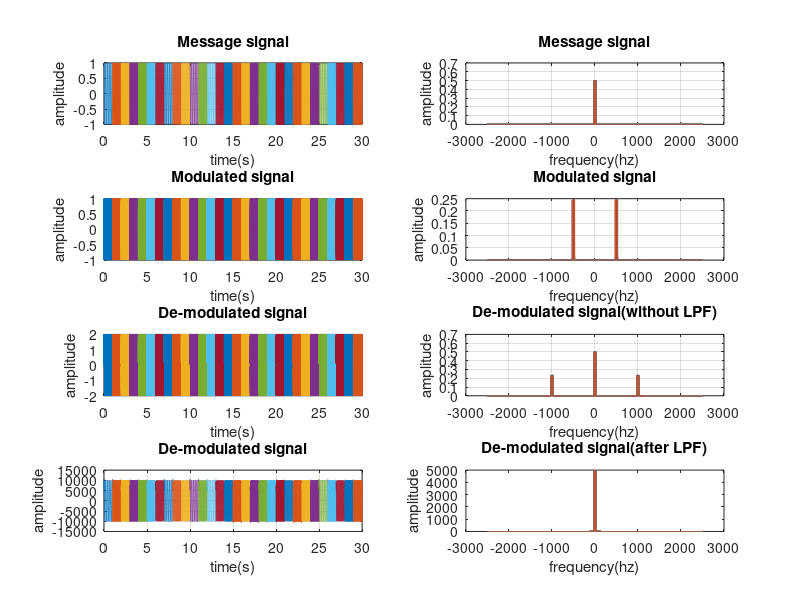

This figure's MATLAB source:

f = 5
fs = 1000*f
fc = 500
duration = 30
t_lpf = -5:1/fs:5
lpf = 100*sinc(100*t_lpf)

for i = 0:duration-1
   
    t = i:1/fs:i+1
   
    U = randi(5)
   
    m_t = cos(2*pi*U*f*t)
     
    n = length(m_t)
   
    fr = linspace(-fs/2,fs/2, n)
   
    m_f = fftshift(abs(fft(m_t)/n))
   
    c_s = cos(2*pi*fc*t)
   
    mod_m_t = m_t.*c_s
   
    mod_m_f = fftshift(abs(fft(mod_m_t)/n))
   
    demod_m_t = mod_m_t.*(2*c_s)
   
    demod_m_f = fftshift(abs(fft(demod_m_t)/n))
   
    demod = 2*(conv(demod_m_t,lpf,'same'))
   
    demod_f = fftshift(abs(fft(demod)/n))
   
    y_t = hilbert(mod_m_t).*exp(-2*j*pi*fc*t)
   
    y_f = fftshift(abs(fft(y_t)/n))
   
   
   
    figure(1)
   
    subplot(4,2,1)
    plot(t,m_t)
    xlabel ('time(s)')
    ylabel ('amplitude')
    title ('Message signal')
    grid on
    hold all
    subplot(4,2,2)
    plot(fr,m_f)
    hold all
    xlabel ('frequency(hz)')
    ylabel ('amplitude')
    title ('Message signal')
    grid on
    subplot(4,2,3)
    plot(t,mod_m_t)
    xlabel ('time(s)')
    ylabel ('amplitude')
    title ('Modulated signal')
    grid on
    hold all
    subplot(4,2,4)
    plot(fr,mod_m_f)
    hold all
    xlabel ('frequency(hz)')
    ylabel ('amplitude')
    title ('Modulated signal')
    grid on
    subplot(4,2,5)
    plot(t,demod_m_t)
    xlabel ('time(s)')
    ylabel ('amplitude')
    title ('De-modulated signal')
    grid on
    hold all
    subplot(4,2,6)
    plot(fr,demod_m_f)
    hold all
    xlabel ('frequency(hz)')
    ylabel ('amplitude')
    title ('De-modulated signal(without LPF)')
    grid on
    subplot(4,2,7)
    plot(t,demod)
    xlabel ('time(s)')
    ylabel ('amplitude')
    title ('De-modulated signal')
    grid on
    hold all
    subplot(4,2,8)
    plot(fr,demod_f)
    hold all
    xlabel ('frequency(hz)')
    ylabel ('amplitude')
    title ('De-modulated signal(after LPF)')
    pause(0.05)
end